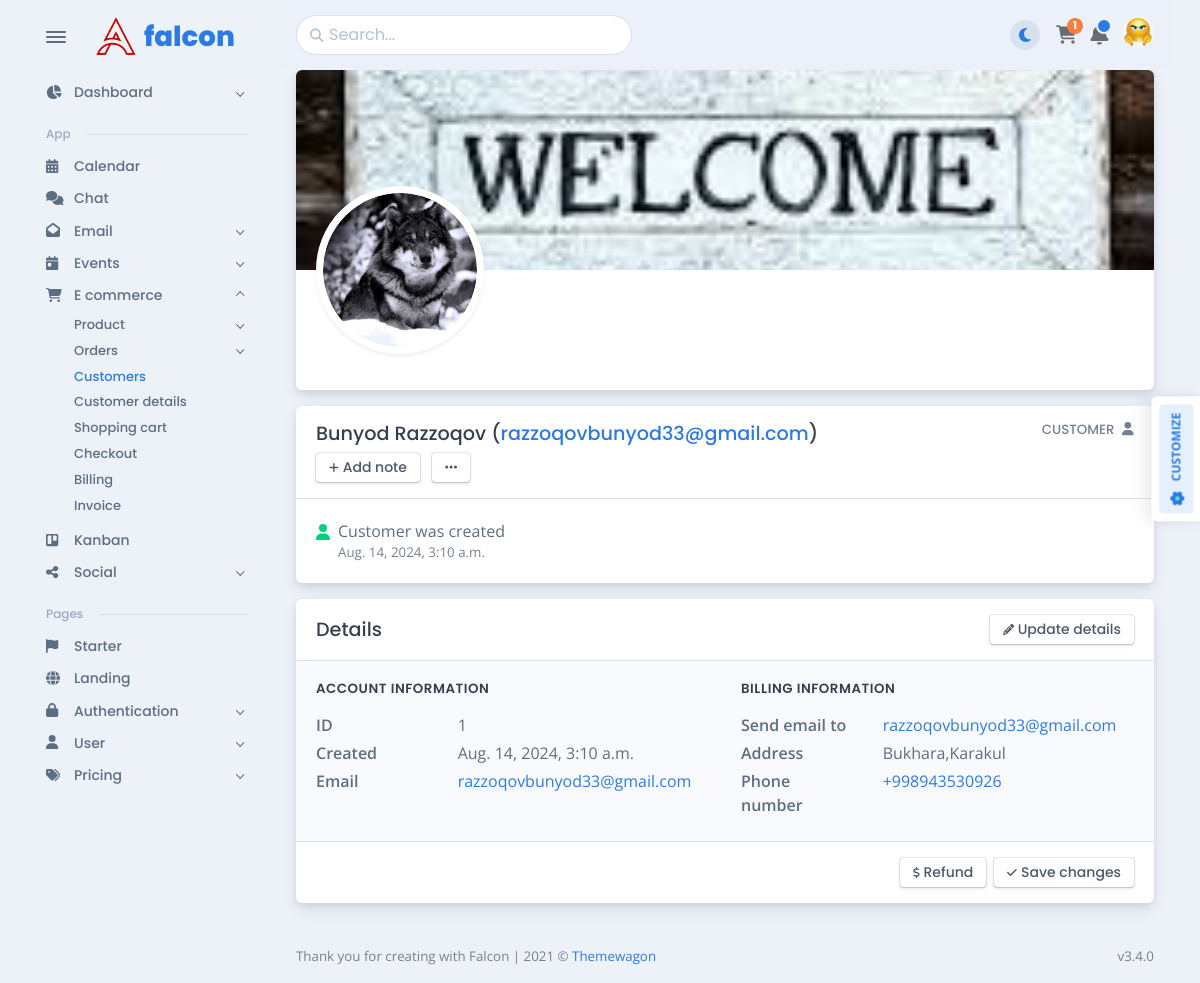
The app's page /customers/customer-details/bunyod-razzoqov/ with its own data.
### customers/models.py (models this page shows, shortened)
class BaseModel(models.Model):
    created_at = models.DateTimeField(auto_now_add=True, blank=True, null=True)
    class Meta:
        abstract = True

class Customer(BaseModel):
    full_name: str = models.CharField(max_length=100)
    slug: str = models.SlugField(null=True, blank=True)
    email: str = models.EmailField()
    phone: str = models.CharField(max_length=100)
    address: str = models.CharField(max_length=100)
    image: str = models.ImageField(upload_to='customer_image', null=True, blank=True)
    class Meta:
        db_table = 'customer'
        verbose_name_plural = 'Customers'

### customers/views/views.py (the view)
# urls.py: path('customer-details/<slug:customer_slug>/', views.customer_details, name='customer_details'),
def customer_details(request, customer_slug):
    customer = Customer.objects.get(slug=customer_slug)
    context = {'customer': customer}
    return render(request, 'my_web/customer-details.html', context)

### customers/templates/my_web/customer-details.html (shortened to what this page needs)
{% extends 'my_web/base/base.html' %}
{% load static %}
{% block customer_details %}
    <div class="row">
        <div class="col-12">
            <div class="card mb-3 btn-reveal-trigger">
                <div class="card-header position-relative min-vh-25 mb-8">
                    <div class="avatar avatar-5xl avatar-profile shadow-sm img-thumbnail rounded-circle">
                        {% if customer.image %}
                            <div class="h-100 w-100 rounded-circle overflow-hidden position-relative"><img
                                    src="{{ customer.image.url }}" width="200" alt=""
                                    data-dz-thumbnail="data-dz-thumbnail"/>
                            </div>
                        {% else %}
                            <div class="h-100 w-100 rounded-circle overflow-hidden position-relative"><img
                                    src="{% static 'my_web/my_images/Circle-icons-profile.svg.png' %}" width="200" alt=""
                                    data-dz-thumbnail="data-dz-thumbnail"/>
                            </div>
                        {% endif %}
                    </div>
                </div>
            </div>
        </div>
    </div>
    <div class="card mb-3">
        <div class="card-header">
            <div class="row">
                <div class="col">
                    <h5 class="mb-2">{{ customer.full_name }} (<a
                            href="mailto:tony@gmail.com">{{ customer.email }}</a>)</h5><a
                        class="btn btn-falcon-default btn-sm" href="#!"><span
                        class="fas fa-plus fs--2 me-1"></span>Add note</a>
                    <button class="btn btn-falcon-default btn-sm dropdown-toggle ms-2 dropdown-caret-none"
                            type="button" data-bs-toggle="dropdown" aria-haspopup="true"
                            aria-expanded="false">
                        <span class="fas fa-ellipsis-h"></span></button>
                </div>
                <div class="col-auto d-none d-sm-block">
                    <h6 class="text-uppercase text-600">Customer<span class="fas fa-user ms-2"></span></h6>
                </div>
            </div>
        </div>
        <div class="card-body border-top">
            <div class="d-flex"><span class="fas fa-user text-success me-2"
                                      data-fa-transform="down-5"></span>
                <div class="flex-1">
                    <p class="mb-0">Customer was created</p>
                    <p class="fs--1 mb-0 text-600">{{ customer.created_at }}</p>
                </div>
            </div>
        </div>
    </div>
    <div class="card mb-3">
        <div class="card-header">
            <div class="row align-items-center">
                <div class="col">
                    <h5 class="mb-0">Details</h5>
                </div>
                <div class="col-auto"><a class="btn btn-falcon-default btn-sm"
                                         href="{% url 'edit_customer' customer.slug %}"><span
                        class="fas fa-pencil-alt fs--2 me-1"></span>Update details</a></div>
            </div>
        </div>
        <div class="card-body bg-light border-top">
            <div class="row">
                <div class="col-lg col-xxl-5">
                    <h6 class="fw-semi-bold ls mb-3 text-uppercase">Account Information</h6>
                    <div class="row">
                        <div class="col-5 col-sm-4">
                            <p class="fw-semi-bold mb-1">ID</p>
                        </div>
                        <div class="col">{{ customer.id }}</div>
                    </div>
                    <div class="row">
                        <div class="col-5 col-sm-4">
                            <p class="fw-semi-bold mb-1">Created</p>
                        </div>
                        <div class="col">{{ customer.created_at }}</div>
                    </div>
                    <div class="row">
                        <div class="col-5 col-sm-4">
                            <p class="fw-semi-bold mb-1">Email</p>
                        </div>
                        <div class="col"><a href="mailto:tony@gmail.com">{{ customer.email }}</a></div>
                    </div>
                </div>
                <div class="col-lg col-xxl-5 mt-4 mt-lg-0 offset-xxl-1">
                    <h6 class="fw-semi-bold ls mb-3 text-uppercase">Billing Information</h6>
                    <div class="row">
                        <div class="col-5 col-sm-4">
                            <p class="fw-semi-bold mb-1">Send email to</p>
                        </div>
                        <div class="col"><a href="#">{{ customer.email }}</a></div>
                    </div>
                    <div class="row">
                        <div class="col-5 col-sm-4">
                            <p class="fw-semi-bold mb-1">Address</p>
                        </div>
                        <div class="col">
                            <p class="mb-1">{{ customer.address }}</p>
                        </div>
                    </div>
                    <div class="row">
                        <div class="col-5 col-sm-4">
                            <p class="fw-semi-bold mb-1">Phone number</p>
                        </div>
                        <div class="col"><a href="tel:+12025550110">{{ customer.phone }}</a></div>
                    </div>
                </div>
            </div>
        </div>
        <div class="card-footer border-top text-end"><a class="btn btn-falcon-default btn-sm"
                                                        href="#!"><span
                class="fas fa-dollar-sign fs--2 me-1"></span>Refund</a><a
                class="btn btn-falcon-default btn-sm ms-2" href="#!"><span
                class="fas fa-check fs--2 me-1"></span>Save changes</a></div>
    </div>
{% endblock %}

### records on screen
Customer: image (picture), full_name "Bunyod Razzoqov", email "razzoqovbunyod33@gmail.com", created_at "Aug. 14, 2024, 3:10 a.m.", id "1", address "Bukhara,Karakul", phone "+998943530926"
